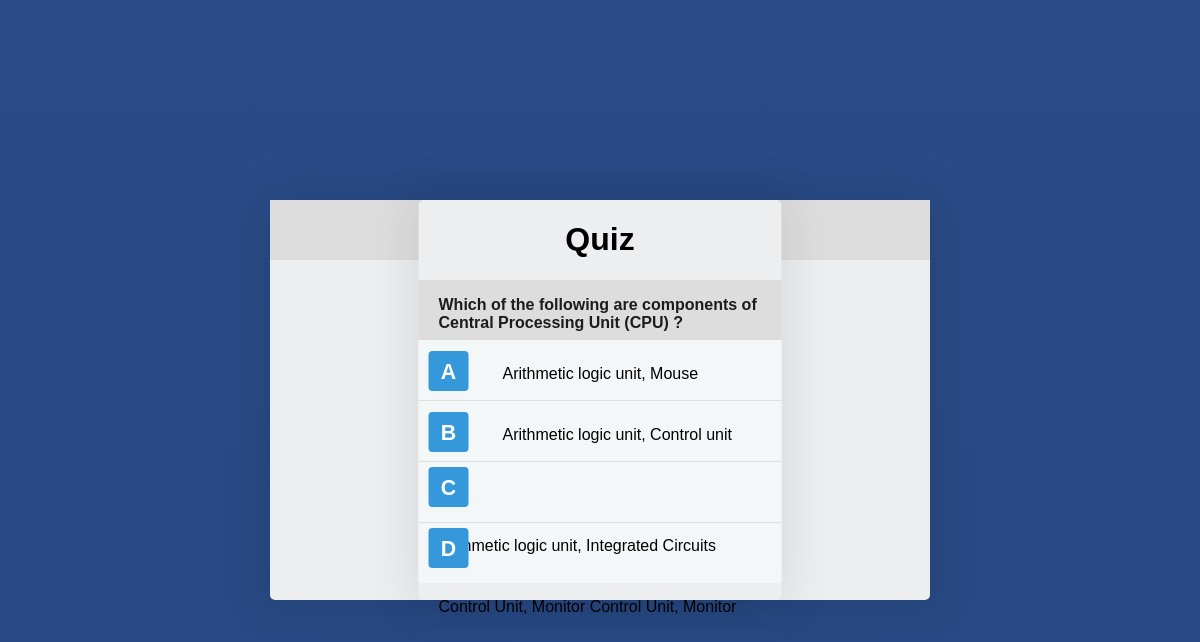
Screenshot of /pannel/index.php with the database file from the repository.
### tables this page shows
CREATE TABLE `questions` (
  `id` int(255) NOT NULL,
  `question` varchar(255) NOT NULL,
  `option1` varchar(255) NOT NULL,
  `option2` varchar(255) NOT NULL,
  `option3` varchar(255) NOT NULL,
  `option4` varchar(255) NOT NULL,
  `answer` varchar(255) NOT NULL
);

### pannel/index.php (the view, shortened to what this page needs)
<!DOCTYPE html>
<html lang="en" >
<head>
      <link rel="stylesheet" href="css/style.css">
</head>
<?php
  include '../server/connection.php';
  if(isset($_GET['code'])){
    $code = $_GET['code'];
    $sql = "select * from questions where id=$code";
    $res = $conn->query($sql);
    $row = $res->fetch_array();
    $_SESSION['id'] = $row['id'];
    $data = array();
    array_push($data,$row["question"],$row["option1"],$row["option2"],$row["option3"],$row["option4"],$row["answer"]);
    if($row['id'] == NULL) echo "<script>window.location.assign('../after/');</script>";
  }else{
    $sql = "select * from questions";
    $res = $conn->query($sql);
    $row = $res->fetch_array();
    $data = array();
    array_push($data,$row["question"],$row["option1"],$row["option2"],$row["option3"],$row["option4"],$row["answer"]);
  }
?>
<bodyc>
  <div class="quiz">
  <div class="question" id="que">
  <div class='quiz'>
    <h1>Quiz</h1>
    <div class='question'>
      <h3><?php echo $data[0];?></h3>
    </div>
    <div class='option' id='a'>
      <a>
        <span class='letter'><p>A</p></span>
        <span><p onclick="checkAns('<?php echo $data[1];?>')"><?php echo $data[1];?></p></span>
      </a>
    </div>
    <div class='option borderme' id='b'>
      <a>
        <span class='letter'><p>B</p></span>
        <span><p onclick="checkAns('<?php echo $data[2];?>')"><?php echo $data[2]?></p></span>
      </a>
    </div>
    <div class='option borderme' id='c'>
      <a>
        <span class='letter'><p>C</p></span>
        <span><p onclick="checkAns('<?php echo $data[3];?>')"><?php echo $data[3]?></p></span>
      </a>
    </div>
      <div class='option borderme' id='d'>
      <a>
        <span class='letter'><p>D</p></span>
        <span><p onclick="checkAns('<?php echo $data[4];?>')"><?php echo $data[4]?></p></span>
      </a>
    </div>
  </div>
  </div>
</body>
</html>

### pannel/css/style.css (style rules this page uses)
h1, h3 { font-family: sans-serif; }
html, body { margin: 0; width: 100%; height: 100%; background: -webkit-gradient(top, #2A4B87, #274882); background: -webkit-linear-gradient(top, #2A4B87, #274882); background: -moz-linear-gradient(top, #2A4B87, #274882); background: -ms-linear-gradient(top, #2A4B87, #274882); background: -o-linear-gradient(top, #2A4B87, #274882); background-repeat: no-repeat; }
.quiz { width: 55%; height: 400px; background-color: #ECEEEF; position: absolute; top: 50%; left: 50%; border-radius: 5px; transform: translate(-50%, -50%); -webkit-box-shadow: 0px 0px 47px 9px rgba(0, 0, 0, 0.08); -moz-box-shadow: 0px 0px 47px 9px rgba(0, 0, 0, 0.08); box-shadow: 0px 0px 47px 9px rgba(0, 0, 0, 0.08); }
.quiz h1 { text-align: center; }
.option { width: 100%; height: 60px; background-color: #F4F7F7; cursor: pointer; }
.option a span:nth-child(2) { display: inline-block; }
.option a span:nth-child(2) p { margin: 25px 20px; font-family: sans-serif; }
.option span { display: inline-block; }
.letter { width: 40px; height: 35px; background-color: #3498db; text-align: center; margin: 5px 10px; border-radius: 4px; padding-bottom: 5px; }
.letter p { color: white; font-family: arial; font-size: 16pt; line-height: 0; font-weight: 600; }
.borderme { border-top: solid 0.75pt #DEDEDE; }
.question { width: 100%; height: 60px; background-color: #DDDDDD; }
.question h3 { padding-top: 16px; padding-left: 20px; font-size: 12pt; color: #1C1C1C; }

### rows the page displays
questions: question "Which of the following are components of Central Processing Unit (CPU) ?", option1 "Arithmetic logic unit, Mouse", option3 "Arithmetic logic unit, Integrated Circuits", option4 "Control Unit, Monitor Control Unit, Monitor"

### other values shown
$data[2] "Arithmetic logic unit, Control unit"
